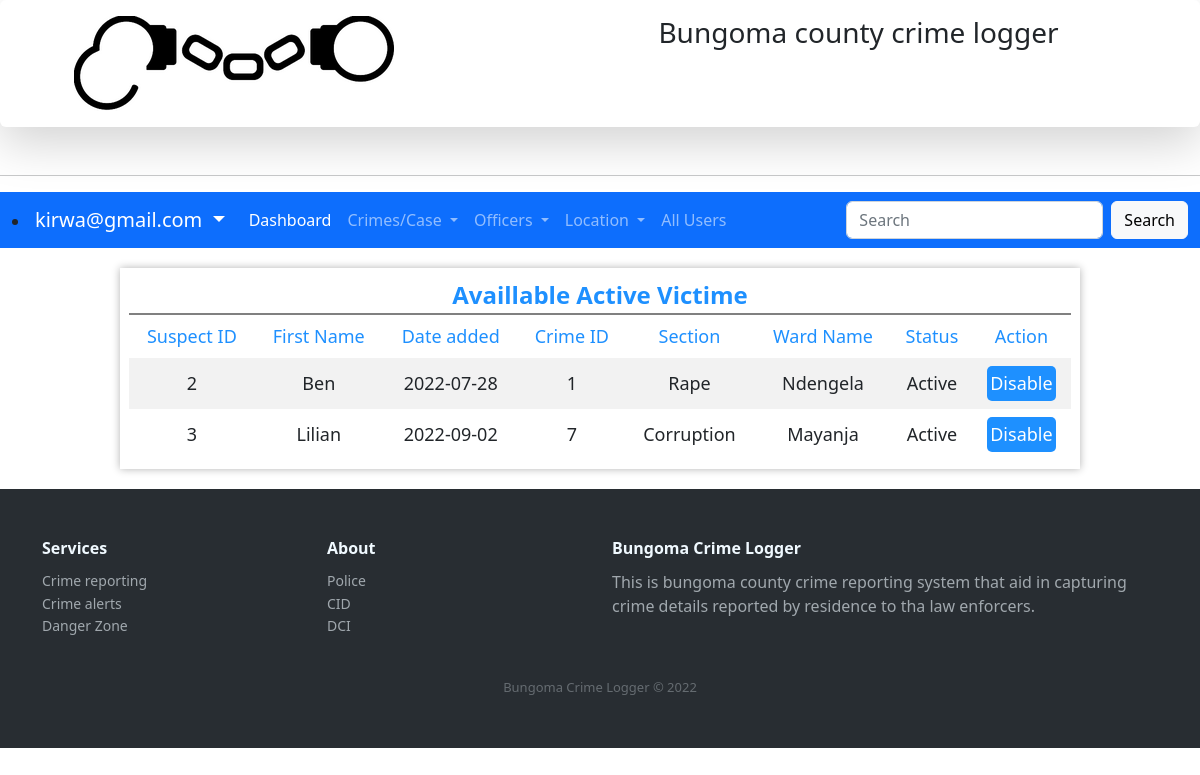
/suspects.php (signed in), run on the app's committed database.
### tables this page shows
CREATE TABLE IF NOT EXISTS `tblsuspect` (
  `crimeID` int(12) NOT NULL,
  `suspectID` int(12) NOT NULL AUTO_INCREMENT,
  `firstname` varchar(255) NOT NULL,
  `othername` varchar(255) NOT NULL,
  `gender` varchar(6) NOT NULL,
  `age` int(3) NOT NULL,
  `decription` varchar(255) NOT NULL,
  `countyID` int(12) NOT NULL,
  `consituencyID` int(12) NOT NULL,
  `wardID` int(12) NOT NULL,
  `dateadded` date NOT NULL,
  `dateupdated` date NOT NULL,
  `status` int(1) NOT NULL,
  PRIMARY KEY (`suspectID`),
  KEY `sucounty` (`countyID`),
  KEY `suconsti` (`consituencyID`),
  KEY `suward` (`wardID`),
  KEY `crimesuspet` (`crimeID`)
);

CREATE TABLE IF NOT EXISTS `tblsection` (
  `sectionID` int(12) NOT NULL AUTO_INCREMENT,
  `sectionnmae` varchar(255) NOT NULL,
  `description` varchar(255) NOT NULL,
  `dateadded` date NOT NULL,
  `dateupdated` date NOT NULL,
  `status` int(1) NOT NULL,
  PRIMARY KEY (`sectionID`)
);

CREATE TABLE IF NOT EXISTS `tblward` (
  `wardID` int(12) NOT NULL AUTO_INCREMENT,
  `wardname` varchar(255) NOT NULL,
  `description` varchar(255) NOT NULL,
  `dateadded` date NOT NULL,
  `dateupdated` date NOT NULL,
  `status` int(1) NOT NULL,
  `constituemcyID` int(12) NOT NULL,
  PRIMARY KEY (`wardID`),
  KEY `constit` (`constituemcyID`)
);

### suspects.php (the view, shortened to what this page needs)
<?php require_once('Connections/crimecon.php'); ?>
<?php
$maxRows_AllSuspects = 10;
$pageNum_AllSuspects = 0;
$startRow_AllSuspects = $pageNum_AllSuspects * $maxRows_AllSuspects;
$query_AllSuspects = "SELECT tblsuspect.suspectID, tblsuspect.crimeID, tblsuspect.firstname, tblsuspect.dateadded, tblsuspect.status, tblsection.sectionnmae, tblward.wardname FROM tblsuspect, tblcrime, tblsection, tblward WHERE  tblcrime.crimeID = tblsuspect.crimeID AND tblsection.sectionID = tblcrime.sectionID  AND tblward.wardID = tblsuspect.wardID  AND tblsuspect.status = 1";
$query_limit_AllSuspects = sprintf("%s LIMIT %d, %d", $query_AllSuspects, $startRow_AllSuspects, $maxRows_AllSuspects);
$AllSuspects = mysql_query($query_limit_AllSuspects, $crimecon) or die(mysql_error());
$row_AllSuspects = mysql_fetch_assoc($AllSuspects);
?>
<!DOCTYPE html PUBLIC "-//W3C//DTD XHTML 1.0 Transitional//EN" "http://www.w3.org/TR/xhtml1/DTD/xhtml1-transitional.dtd">
<html xmlns="http://www.w3.org/1999/xhtml">
<head>
<link rel="stylesheet" type="text/css" href="customcss/myelements.css">
<link rel="stylesheet" type="text/css" href="customcss/navigation.css">
<link rel="stylesheet" type="text/css" href="css/bootstrap.min.css">
<link rel="stylesheet" href="https://cdnjs.cloudflare.com/ajax/libs/ionicons/2.0.1/css/ionicons.min.css">
</head>
<body>
<nav class="shadow-lg p-3 mb-5 bg-body rounded">
   <div class="logoholder">
    <div class="logo-holder">
      <img src="assets/logo/logo.png">
    </div>
    <div class="name-holder">
      <h3>Bungoma county crime logger</h3>
    </div>
   </div>
   </nav>
   <hr>
      <nav class="navbar navbar-expand-lg navbar-dark bg-primary">
  <div class="container-fluid">
      <li class="nav-item dropdown">
          <a class="navbar-brand dropdown-toggle" href="#" id="navbarDropdown" role="button" data-bs-toggle="dropdown" aria-expanded="false">
            <?php echo $_SESSION['username'] ?> </a>
        </li>
    <div class="collapse navbar-collapse" id="navbarSupportedContent">
      <ul class="navbar-nav me-auto mb-2 mb-lg-0">
        <li class="nav-item">
          <a class="nav-link active" href="dashboardadmin.php">Dashboard</a>
        </li>
        <li class="nav-item dropdown">
          <a class="nav-link dropdown-toggle" href="#" id="navbarDropdown" role="button" data-bs-toggle="dropdown" aria-expanded="false">
            Crimes/Case
          </a>
        </li>
        <li class="nav-item dropdown">
          <a class="nav-link dropdown-toggle" href="#" id="navbarDropdown" role="button" data-bs-toggle="dropdown" aria-expanded="false">
            Officers
          </a>
        </li>
        <li class="nav-item dropdown">
          <a class="nav-link dropdown-toggle" href="#" id="navbarDropdown" role="button" data-bs-toggle="dropdown" aria-expanded="false">
            Location
          </a>
        </li>
        <li class="nav-item">
          <a class="nav-link" href="systemusers.php">All Users</a>
        </li>
      </ul>
      <form class="d-flex">
        <input class="form-control me-2" type="search" placeholder="Search" aria-label="Search">
        <button class="btn btn-light" type="submit">Search</button>
      </form>
    </div>
  </div>
</nav>
<div class="scroll-table">
  <div class="table-holder">
    <div class="table-caption">
      <label class="largeText dodgerblueText">Availlable Active Victime <span></span></label>
    </div>
<table>
  <thead>
  <tr>
    <td>Suspect ID</td>
    <td>First Name</td>
    <td>Date added</td>
    <td>Crime ID</td>
    <td>Section</td>
    <td>Ward Name</td>
    <td>Status</td>
    <td>Action</td>
  </tr>
  </thead>
  <tbody>
    <?php do { ?>
    <tr>
      <td><?php echo $row_AllSuspects['suspectID']; ?></td>
      <td><?php echo $row_AllSuspects['firstname']; ?></td>
      <td><?php echo $row_AllSuspects['dateadded']; ?></td>
      <td><?php echo $row_AllSuspects['crimeID']; ?></td>
      <td><?php echo $row_AllSuspects['sectionnmae']; ?></td>
      <td><?php echo $row_AllSuspects['wardname']; ?></td>
      <td><?php  if ($row_AllSuspects['status'] == 1) {
        echo "Active";
      }else{
        echo "Innocent";
      } ?></td>
      <td>
        <form action="suspects.php" method="POST" name="formdiasblesuspects" id="disablesuspects1"> <button class="myActionbutton" value="<?php echo $row_AllSuspects['suspectID']; ?>" name="btndisablesuspects">Disable</button>
      </form>
      </td>
    </tr>
     <?php } while ($row_AllSuspects = mysql_fetch_assoc($AllSuspects)); ?>
    </tbody>
</table>
</div>
</div>
<div class="footer-dark">
        <footer>
            <div class="container">
                <div class="row">
                    <div class="col-sm-6 col-md-3 item">
                        <h3>Services</h3>
                        <ul>
                            <li><a href="#">Crime reporting</a></li>
                            <li><a href="#">Crime alerts</a></li>
                            <li><a href="#">Danger Zone </a></li>
                        </ul>
                    </div>
                    <div class="col-sm-6 col-md-3 item">
                        <h3>About</h3>
                        <ul>
                            <li><a href="#">Police</a></li>
                            <li><a href="#">CID</a></li>
                            <li><a href="#">DCI</a></li>
                        </ul>
                    </div>
                    <div class="col-md-6 item text">
                        <h3>Bungoma  Crime Logger</h3>
                        <p>This is bungoma county crime reporting system that aid in capturing crime details reported by residence to tha law enforcers.</p>
                    </div>
                </div>
                <p class="copyright">Bungoma  Crime Logger &copy; 2022</p>
            </div>
        </footer>
    </div>
</body>
</html>

### customcss/myelements.css (style rules this page uses)
.myActionbutton { padding: 4px 3px; background: dodgerblue; color: white; font-size: 18px; border-radius: 5px; outline: none; border: none; }
.largeText { font-size: 24px; font-weight: bold; }
.dodgerblueText { color: dodgerblue; }
.scroll-table { overflow: hidden; overflow-x: scroll; }
.table-holder { background: #fff; width: 80%; min-width: 750px; margin-left: 10%; border: 1px solid #fff; box-shadow: 0 0 0.5rem 0 rgba(0 ,0,0,0.3); padding: 8px; margin-top: 20px; margin-bottom: 20px; }
.table-caption { display: flex; justify-content: center; width: 100%; border-bottom: 2px solid grey; }
.table-holder table { width: 100%; }
.table-holder thead { color: dodgerblue; font-size: 21px; text-align: center; background-color: #fff; }
.table-holder td { text-align: center; font-size: 18px; padding: 8px 6px; }
.table-holder tbody tr:nth-child(odd) { background-color: #f2f2f2; }

### customcss/navigation.css (style rules this page uses)
.logoholder { display: flex; }
.logo-holder { width: 50%; padding-left: 5%; }
.name-holder { width: 50%; padding-left: 5%; }
.footer-dark { padding:50px 0; color:#f0f9ff; background-color:#282d32; }
.footer-dark h3 { margin-top:0; margin-bottom:12px; font-weight:bold; font-size:16px; }
.footer-dark ul { padding:0; list-style:none; line-height:1.6; font-size:14px; margin-bottom:0; }
.footer-dark ul a { color:inherit; text-decoration:none; opacity:0.6; }
.footer-dark .item.text { margin-bottom:36px; }
.footer-dark .item.text p { opacity:0.6; margin-bottom:0; }
.footer-dark .copyright { text-align:center; padding-top:24px; opacity:0.3; font-size:13px; margin-bottom:0; }

### suspects.php (style rules this page uses)
.myActionbutton { background: dodgerblue; color: white; font-size: 18px; border-radius: 5px; outline: none; border: none; }

### data on the page
tblsuspect: suspectID "2", firstname "Ben", dateadded "2022-07-28", crimeID "1", tblsection.sectionnmae "Rape", wardID.wardname "Ndengela", status "Active"
tblsuspect: suspectID "3", firstname "Lilian", dateadded "2022-09-02", crimeID "7", tblsection.sectionnmae "Corruption", wardID.wardname "Mayanja", status "Active"

### other printed values
$_SESSION['username'] "kirwa@gmail.com"
